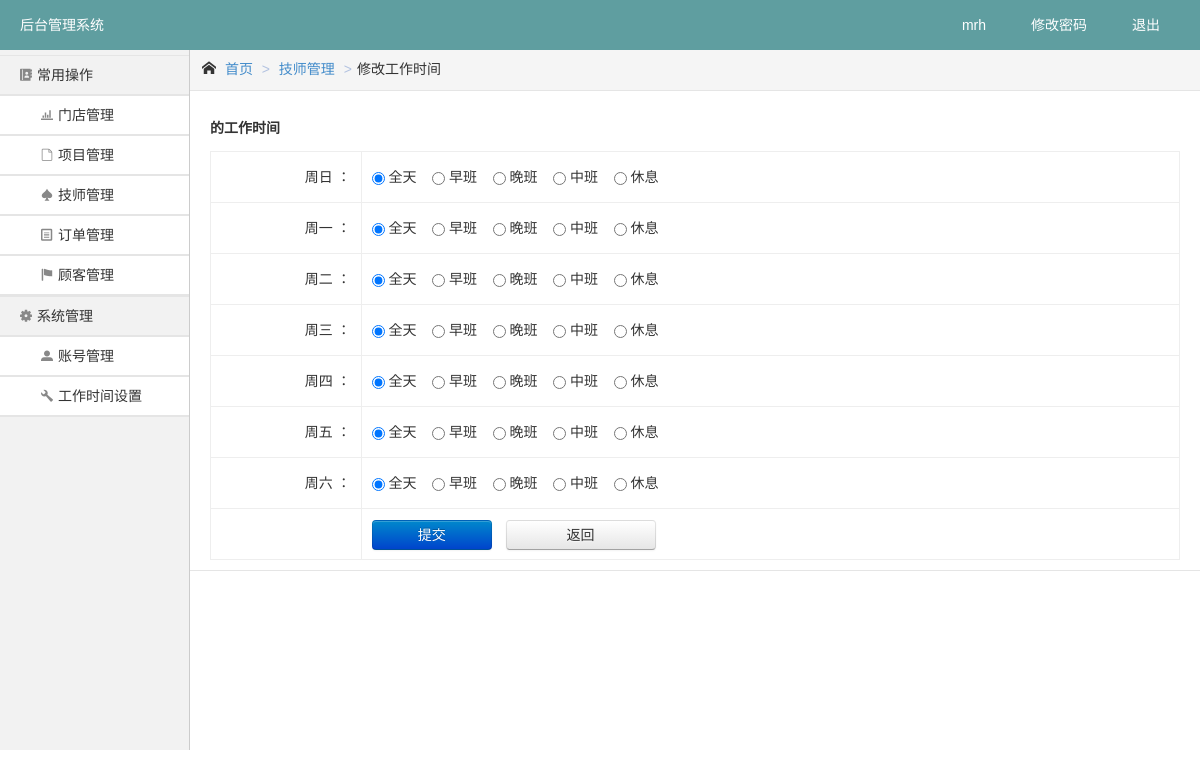
The app's page /backend/beautician/updateBeauticianWorkTime/13 (signed in), older data.
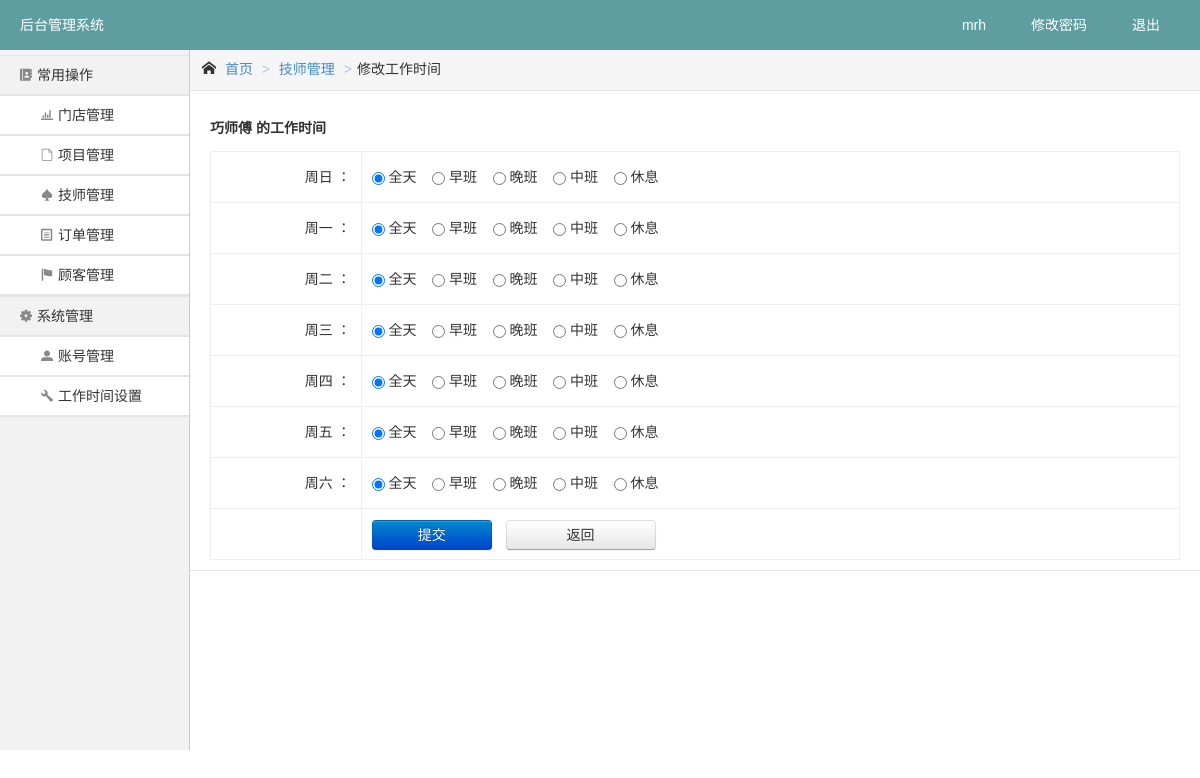
The same page, newer data.
### tables this page shows
CREATE TABLE `beautician` (
  `beautician_id` int(10) unsigned NOT NULL AUTO_INCREMENT,
  `name` varchar(50) NOT NULL,
  `shop_id` int(10) NOT NULL,
  `sex` enum('女','男') NOT NULL DEFAULT '女',
  `avatar` varchar(1000) NOT NULL,
  `disabled` tinyint(1) unsigned NOT NULL DEFAULT '0',
  `work_time` tinyint(1) unsigned NOT NULL DEFAULT '1' COMMENT '工作时间, 1为全天， 2为早班， 3为晚班',
  `join_date` date DEFAULT NULL COMMENT '工作时间',
  `order_sort` bigint(11) unsigned NOT NULL DEFAULT '0',
  `created_time` datetime NOT NULL,
  PRIMARY KEY (`beautician_id`)
);

### application/controllers/BaseController.php (called while the page is built, shortened)
<?php
abstract class BaseController extends CI_Controller
{
  public function __construct()
  {
    $this->load->helper(array('url', 'form', 'security', 'common'));
  }
  public function see($layout, $view, $vars = array())
  {
    $layout = $layout . DS;
    $render = $this->load->view($layout . $view, $vars, true);
    $this->load->view($layout . 'layout', array('content' => $render));
  }
}

### application/controllers/BackendController.php (called while the page is built, shortened)
<?php
class BackendController extends BaseController
{
  public function view($view, $vars = array())
  {
    parent::see('backend', $view, $vars);
  }
}

### application/controllers/backend/Beautician.php (called while the page is built, shortened)
<?php
class Beautician extends BackendController
{
  public $timeSetting;
  public function __construct()
  {
    $this->timeSetting = array(BeauticianModel::ALL_DAY => '全天', BeauticianModel::MORNING_SHIFT => '早班',
      BeauticianModel::NIGHT_SHIFT => '晚班', BeauticianModel::MIDDAY_SHIFT => '中班',
      BeauticianModel::REST_SHIFT => '休息');
  }
  public function updateBeauticianWorkTime($beauticianId)
  {
    $workTimeUtil = new WorkTimeUtil();
    $workTime = $workTimeUtil->getBeauticianWorkTime();
    $beauticianWorkTime = $workTime[$beauticianId];
    $timeSetting = $this->timeSetting;
    $beautician = (new BeauticianModel())->readOne($beauticianId);
    $this->view('beautician/updateBeauticianWorkTime',
      array('beauticianWorkTime' => $beauticianWorkTime, 'timeSetting' => $timeSetting,
        'beauticianId' => $beauticianId, 'beautician' => $beautician));
  }
}

### system/codeigniter.php (called while the page is built, shortened)
<?php
spl_autoload_register(function ($class) {
    if (preg_match('~^[a-zA-Z]+Controller$~', $class)) {
        $classPath = APPPATH . 'controllers' . DS . $class . '.php';
    } else if (preg_match('~^[a-zA-Z]+Util$~', $class)) {
        $classPath = APPPATH . 'libraries' . DS . $class . '.php';
    } else if (preg_match('~^[a-zA-Z]+Model$~', $class)) {
        $classPath = APPPATH . 'models' . DS . $class . '.php';
    } else {
        ;
    }
}, true, true);
require_once BASEPATH . 'core/CodeIgniter.php';

### public/index.php (called while the page is built, shortened)
<?php
include '../system/codeigniter.php';

### application/libraries/RequestUtil.php (called while the page is built, shortened)
<?php
class RequestUtil
{
  public static function CM($params = array())
  {
    $instance = get_instance();
    $segments = $instance->uri->segments;
    $controller = array_shift($segments);
    $baseUrl = $controller . '/' . array_shift($segments);
    if (is_dir(APPPATH . 'controllers' . DS . $controller)) {
      $baseUrl .= '/' . array_shift($segments);
    }
    return $instance->config->base_url() . $baseUrl . '/' . implode('/', $params);
  }
}

### application/libraries/ConfigUtil.php (called while the page is built, shortened)
<?php
class ConfigUtil
{
  public static function getConfigPath($config)
  {
    return APPPATH . 'config' . DS . $config . '.php';
  }
  public static function loadConfig($config)
  {
    $congigPath = self::getConfigPath($config);
    return include $congigPath;
  }
}

### application/config/work_time.php (called while the page is built)
<?php
return array (
  'allDay' => '10:00:00-22:00:00',
  'morningShift' => '10:00:00-19:00:00',
  'middayShift' => '12:00:00-21:00:00',
  'nightShift' => '13:00:00-22:00:00',
);
?>

### application/libraries/WorkTimeUtil.php (called while the page is built, shortened)
<?php
class WorkTimeUtil
{
  public $configFile = 'work_time';
  public $beauticianWorkTimeConfigFile = 'beautician_work_time';
  public function getTime()
  {
    $workTime = ConfigUtil::loadConfig($this->configFile);
    return $workTime;
  }
  public function getBeauticianWorkTime()
  {
    $workTime = ConfigUtil::loadConfig($this->beauticianWorkTimeConfigFile);
    return $workTime;
  }
}

### application/config/beautician_work_time.php (called while the page is built)
<?php
return array (
  5 =>
  array (
    0 => 3,
    1 => 2,
    2 => 5,
    3 => 3,
    4 => 3,
    5 => 2,
    6 => 2,
  ),
  6 =>
  array (
    0 => 4,
    1 => 5,
    2 => 2,
    3 => 4,
    4 => 2,
    5 => 4,
    6 => 4,
  ),
  7 =>
  array (
    0 => 2,
    1 => 3,
    2 => 3,
    3 => 2,
    4 => 5,
    5 => 3,
    6 => 3,
  ),
  12 =>
  array (
    0 => '1',
    1 => '1',
    2 => '1',
    3 => '1',
    4 => '1',
    5 => '1',
    6 => '1',
  ),
  13 =>
  array (
    0 => '1',
    1 => '1',
    2 => '1',
    3 => '1',
    4 => '1',
    5 => '1',
    6 => '1',
  ),
);
?>

### application/libraries/DateUtil.php (called while the page is built, shortened)
<?php
class DateUtil
{
  public static $weeks = array(0 => '周日', 1 => '周一', 2 => '周二', 3 => '周三', 4 => '周四', 5 => '周五', 6 => '周六');
  public static function inWeekName($w)
  {
    $weeks = self::$weeks;
    return $weeks[$w];
  }
}

### application/libraries/CurdUtil.php (called while the page is built, shortened)
<?php
class CurdUtil
{
  private $table;
  private $db;
  public function __construct(CI_Model $model)
  {
    $this->model = $model;
    $this->table = $this->model->table;
    $this->instance = get_instance();
    $this->db = $this->instance->db;
  }
  public function readOne($where = array(), $order = '', $select = '*')
  {
    $this->db->select($select, false);
    $query = $this->db->get_where($this->table, $where, 1, 0);
    $result = $this->result($query);
    return array_pop($result);
  }
  protected function result($query)
  {
    return $query->result_array();
  }
}

### application/models/BeauticianModel.php (called while the page is built, shortened)
<?php
class BeauticianModel extends BaseModel
{
  public function setTable()
  {
    $this->table = 'beautician';
  }
  public function readOne($beauticianId)
  {
    return (new CurdUtil($this))->readOne(array('beautician_id' => $beauticianId, 'disabled' => 0));
  }
}

### application/models/BaseModel.php (called while the page is built, shortened)
<?php
abstract class BaseModel extends CI_Model
{
  public function beforeRead()
  {
    return true;
  }
  public function afterRead()
  {
    return true;
  }
}

### application/views/backend/beautician/updateBeauticianWorkTime.php (the view, shortened to what the changed rows need)
<link rel="stylesheet" type="text/css"
      href="<?php echo get_instance()->config->base_url(); ?>static/backend/css/jquery.datetimepicker.css"/>
<div class="result-wrap">
  <div class="result-content">
    <div class="result-title">
      <div class="result-list">
        <h1><?php echo $beautician['name']; ?> 的工作时间</h1>
      </div>
    </div>
    <?php echo form_open(RequestUtil::CM(array('beautician_id' => $beauticianId))); ?>
    <table class="insert-tab" width="100%">
      <tbody>
      <?php foreach ($beauticianWorkTime as $key => $workTime): ?>
        <tr>
          <th><?php echo DateUtil::inWeekName($key); ?> ：</th>
        </tr>
      <?php endforeach; ?>
      <tr>
        <th></th>
      </tr>
      </tbody>
    </table>
    </form>
  </div>

Row changes from the older to the newer data that the page shows:
now on this page (row edited): beautician: name "巧师傅"
